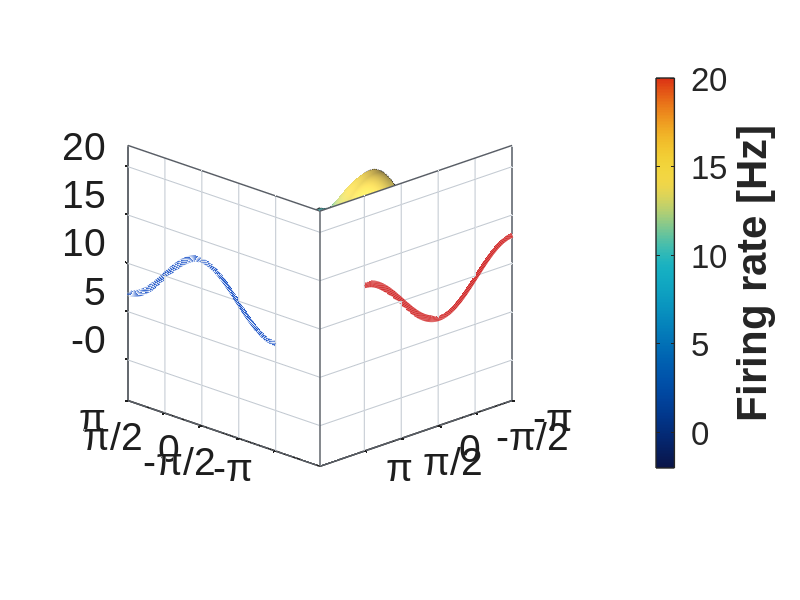
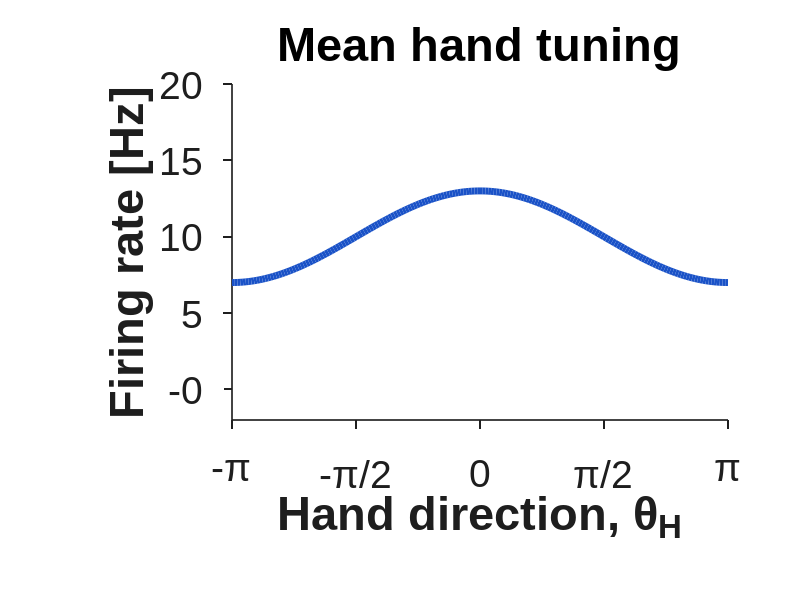
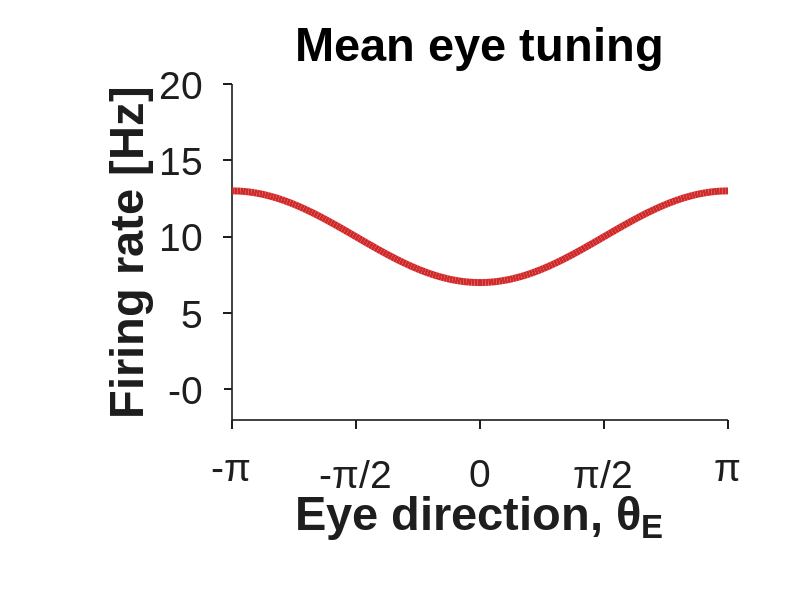

Reproduce these figures in MATLAB, in order. (Note: this script raises an error after producing the figures.)
function Graphical_Abstract_3DPlot(outputFolder)
%% Simulated compositional hand-eye tuning surface
%
% MATLAB R2021a compatible
%
% Creates:
%   Figure 1: Three-dimensional compositional tuning surface
%   Figure 2: Mean hand-direction tuning curve
%   Figure 3: Mean eye-direction tuning curve
%
% All figures are exported as PDFs.

close all;

if nargin < 1 || isempty(outputFolder)
    repoRoot = fileparts(fileparts(fileparts(mfilename('fullpath'))));
    dataRoot = fullfile(fileparts(fileparts(repoRoot)), ...
        'Data', 'HE_coord', 'data');
    outputFolder = fullfile(dataRoot, 'plots', ...
        'graphical_abstract_components');
end

%% ========================================================================
% Adjustable parameters
% =========================================================================

% Surface resolution
nGrid = 181;

% Simulated tuning parameters
baseline      = 10;       % Mean firing rate [Hz]
handAmplitude = 3;        % Hand modulation amplitude [Hz]
eyeAmplitude  = 3;        % Eye modulation amplitude [Hz]

handPhase = -pi/2;
eyePhase  = -pi;

% Surface appearance
surfaceAlpha  = 0.80;
surfaceShrink = 0.80;

% Spacing between surface and projection walls
wallOffsetFraction  = 0.30;
floorOffsetFraction = 0.10;
topOffsetFraction   = 0.10;

% Curve appearance
meanLineWidth = 5;

% Grid appearance
gridLineWidth = 0.75;
gridColor     = [0.76, 0.79, 0.82];
wallColor     = [0.975, 0.978, 0.982];

% Curve colors
handLineColor = [0.10, 0.32, 0.78];
eyeLineColor  = [0.82, 0.16, 0.16];

% Camera
cameraAzimuth   = -135;
cameraElevation = 20;

% Global text-size multiplier
%
% 1.0 = original size
% 2.0 = twice as large
% 3.0 = three times as large
textScale = 2.0;

% Figure sizes
figureWidth  = 15.0;
figureHeight = 12.0;

curveFigureWidth  = 10.0;
curveFigureHeight = 8.0;

% Fixed firing-rate limits
frMin = -2;
frMax = 20;

% Saving
saveFigures = true;

surfaceOutputName = ...
    'Simulated_Compositional_HandEye_Surface.pdf';

handOutputName = ...
    'Simulated_Hand_Tuning_Curve.pdf';

eyeOutputName = ...
    'Simulated_Eye_Tuning_Curve.pdf';

%% ========================================================================
% Simulate the hand-eye tuning surface
% =========================================================================

thetaHand = linspace(-pi, pi, nGrid);
thetaEye  = linspace(-pi, pi, nGrid);

[TH, TE] = meshgrid(thetaHand, thetaEye);

handComponent = ...
    handAmplitude .* sin(TH - handPhase);

eyeComponent = ...
    eyeAmplitude .* cos(TE - eyePhase);

FR = baseline + handComponent + eyeComponent;

%% ========================================================================
% One-dimensional mean tuning curves
% =========================================================================

meanHandCurve = ...
    baseline + handAmplitude .* sin(thetaHand - handPhase);

meanEyeCurve = ...
    baseline + eyeAmplitude .* cos(thetaEye - eyePhase);

%% ========================================================================
% Shrink the displayed surface toward the center
% =========================================================================

THplot = surfaceShrink .* TH;
TEplot = surfaceShrink .* TE;

%% ========================================================================
% Cube limits and wall locations
% =========================================================================

frRange = frMax - frMin;

zFloor = ...
    frMin - floorOffsetFraction .* frRange;

zTop = ...
    frMax + topOffsetFraction .* frRange;

wallOffset = ...
    wallOffsetFraction .* (2*pi);

xWall = -pi - wallOffset;
yWall =  pi + wallOffset;

xLimits = [xWall, pi];
yLimits = [-pi, yWall];
zLimits = [zFloor, zTop];

%% ========================================================================
% Shared ticks and labels
% =========================================================================

angularGridTicks = ...
    [-pi, -pi/2, 0, pi/2, pi];

angleTickLabels = { ...
    '-\pi', ...
    '-\pi/2', ...
    '0', ...
    '\pi/2', ...
    '\pi'};

zGridTicks = ...
    5 * ceil(zFloor/5) : 5 : 5 * floor(zTop/5);

curveYTicks = ...
    5 * ceil(frMin/5) : 5 : 5 * floor(frMax/5);

%% ========================================================================
% Custom colormap
% =========================================================================

nColors = 256;

colorAnchors = [
    0.04, 0.08, 0.28
    0.00, 0.35, 0.68
    0.08, 0.68, 0.76
    0.95, 0.84, 0.26
    0.86, 0.20, 0.08
];

anchorLocations = ...
    linspace(0, 1, size(colorAnchors,1));

queryLocations = ...
    linspace(0, 1, nColors);

customMap = interp1( ...
    anchorLocations, ...
    colorAnchors, ...
    queryLocations, ...
    'pchip');

customMap(customMap < 0) = 0;
customMap(customMap > 1) = 1;

%% ========================================================================
% FIGURE 1: Three-dimensional compositional surface
% =========================================================================

figSurface = figure( ...
    'Color', 'w', ...
    'Units', 'inches', ...
    'Position', [0.5, 0.5, figureWidth, figureHeight], ...
    'Renderer', 'opengl');

ax = axes( ...
    'Parent', figSurface, ...
    'Units', 'normalized', ...
    'Position', [0.16, 0.22, 0.60, 0.65]);

hold(ax, 'on');

%% ------------------------------------------------------------------------
% Transparent projection planes
% -------------------------------------------------------------------------

patch( ...
    [xLimits(1), xLimits(2), xLimits(2), xLimits(1)], ...
    [yLimits(1), yLimits(1), yLimits(2), yLimits(2)], ...
    [zFloor, zFloor, zFloor, zFloor], ...
    wallColor, ...
    'Parent', ax, ...
    'EdgeColor', 'none', ...
    'FaceAlpha', 0);

patch( ...
    [xWall, xWall, xWall, xWall], ...
    [yLimits(1), yLimits(2), yLimits(2), yLimits(1)], ...
    [zFloor, zFloor, zTop, zTop], ...
    wallColor, ...
    'Parent', ax, ...
    'EdgeColor', 'none', ...
    'FaceAlpha', 0);

patch( ...
    [xLimits(1), xLimits(2), xLimits(2), xLimits(1)], ...
    [yWall, yWall, yWall, yWall], ...
    [zFloor, zFloor, zTop, zTop], ...
    wallColor, ...
    'Parent', ax, ...
    'EdgeColor', 'none', ...
    'FaceAlpha', 0);

%% ------------------------------------------------------------------------
% Grid lines on eye-direction wall: x = xWall
% -------------------------------------------------------------------------

for k = 1:length(angularGridTicks)

    yValue = angularGridTicks(k);

    plot3( ...
        ax, ...
        [xWall, xWall], ...
        [yValue, yValue], ...
        [zFloor, zTop], ...
        'Color', gridColor, ...
        'LineWidth', gridLineWidth);

end

for k = 1:length(zGridTicks)

    zValue = zGridTicks(k);

    plot3( ...
        ax, ...
        [xWall, xWall], ...
        [yLimits(1), yLimits(2)], ...
        [zValue, zValue], ...
        'Color', gridColor, ...
        'LineWidth', gridLineWidth);

end

%% ------------------------------------------------------------------------
% Grid lines on hand-direction wall: y = yWall
% -------------------------------------------------------------------------

for k = 1:length(angularGridTicks)

    xValue = angularGridTicks(k);

    plot3( ...
        ax, ...
        [xValue, xValue], ...
        [yWall, yWall], ...
        [zFloor, zTop], ...
        'Color', gridColor, ...
        'LineWidth', gridLineWidth);

end

for k = 1:length(zGridTicks)

    zValue = zGridTicks(k);

    plot3( ...
        ax, ...
        [xLimits(1), xLimits(2)], ...
        [yWall, yWall], ...
        [zValue, zValue], ...
        'Color', gridColor, ...
        'LineWidth', gridLineWidth);

end

%% ------------------------------------------------------------------------
% Three-dimensional surface
% -------------------------------------------------------------------------

surf( ...
    ax, ...
    THplot, ...
    TEplot, ...
    FR, ...
    FR, ...
    'FaceColor', 'interp', ...
    'EdgeColor', 'none', ...
    'FaceAlpha', surfaceAlpha);

%% ------------------------------------------------------------------------
% Mean hand projection
% -------------------------------------------------------------------------

plot3( ...
    ax, ...
    thetaHand, ...
    yWall .* ones(size(thetaHand)), ...
    meanHandCurve, ...
    'Color', handLineColor, ...
    'LineWidth', meanLineWidth);

%% ------------------------------------------------------------------------
% Mean eye projection
% -------------------------------------------------------------------------

plot3( ...
    ax, ...
    xWall .* ones(size(thetaEye)), ...
    thetaEye, ...
    meanEyeCurve, ...
    'Color', eyeLineColor, ...
    'LineWidth', meanLineWidth);

%% ------------------------------------------------------------------------
% Surface outlines
% -------------------------------------------------------------------------

outlineColor = [0.12, 0.12, 0.12];

plot3( ...
    ax, THplot(1,:), TEplot(1,:), FR(1,:), ...
    'Color', outlineColor, ...
    'LineWidth', 0.75);

plot3( ...
    ax, THplot(end,:), TEplot(end,:), FR(end,:), ...
    'Color', outlineColor, ...
    'LineWidth', 0.75);

plot3( ...
    ax, THplot(:,1), TEplot(:,1), FR(:,1), ...
    'Color', outlineColor, ...
    'LineWidth', 0.75);

plot3( ...
    ax, THplot(:,end), TEplot(:,end), FR(:,end), ...
    'Color', outlineColor, ...
    'LineWidth', 0.75);

%% ------------------------------------------------------------------------
% Foreground cube edges
% -------------------------------------------------------------------------

cubeEdgeColor = [0.35, 0.37, 0.40];
cubeEdgeWidth = 1.05;

% Eye-wall bottom edge
plot3( ...
    ax, ...
    [xWall, xWall], ...
    [yLimits(1), yLimits(2)], ...
    [zFloor, zFloor], ...
    'Color', cubeEdgeColor, ...
    'LineWidth', cubeEdgeWidth);

% Eye-wall top edge
plot3( ...
    ax, ...
    [xWall, xWall], ...
    [yLimits(1), yLimits(2)], ...
    [zTop, zTop], ...
    'Color', cubeEdgeColor, ...
    'LineWidth', cubeEdgeWidth);

% Eye-wall outer vertical edge
plot3( ...
    ax, ...
    [xWall, xWall], ...
    [yLimits(1), yLimits(1)], ...
    [zFloor, zTop], ...
    'Color', cubeEdgeColor, ...
    'LineWidth', cubeEdgeWidth);

% Hand-wall bottom edge
plot3( ...
    ax, ...
    [xLimits(1), xLimits(2)], ...
    [yWall, yWall], ...
    [zFloor, zFloor], ...
    'Color', cubeEdgeColor, ...
    'LineWidth', cubeEdgeWidth);

% Hand-wall top edge
plot3( ...
    ax, ...
    [xLimits(1), xLimits(2)], ...
    [yWall, yWall], ...
    [zTop, zTop], ...
    'Color', cubeEdgeColor, ...
    'LineWidth', cubeEdgeWidth);

% Hand-wall outer vertical edge
plot3( ...
    ax, ...
    [xLimits(2), xLimits(2)], ...
    [yWall, yWall], ...
    [zFloor, zTop], ...
    'Color', cubeEdgeColor, ...
    'LineWidth', cubeEdgeWidth);

% Shared vertical edge
plot3( ...
    ax, ...
    [xWall, xWall], ...
    [yWall, yWall], ...
    [zFloor, zTop], ...
    'Color', cubeEdgeColor, ...
    'LineWidth', cubeEdgeWidth);

%% ------------------------------------------------------------------------
% Lighting
% -------------------------------------------------------------------------

lighting(ax, 'gouraud');
material(ax, 'dull');

camlight(ax, 35, 45);
camlight(ax, -125, 20);

%% ------------------------------------------------------------------------
% Three-dimensional axes formatting
% -------------------------------------------------------------------------

colormap(ax, customMap);
caxis(ax, [frMin, frMax]);

xlim(ax, xLimits);
ylim(ax, yLimits);
zlim(ax, zLimits);

view(ax, cameraAzimuth, cameraElevation);

axis(ax, 'vis3d');
box(ax, 'off');
grid(ax, 'off');

set(ax, ...
    'FontName', 'Arial', ...
    'FontSize', 14 * textScale, ...
    'LineWidth', 1.2, ...
    'TickDir', 'out', ...
    'TickLength', [0.012, 0.012], ...
    'XColor', [0.12, 0.12, 0.12], ...
    'YColor', [0.12, 0.12, 0.12], ...
    'ZColor', [0.12, 0.12, 0.12], ...
    'XTick', angularGridTicks, ...
    'XTickLabel', angleTickLabels, ...
    'YTick', angularGridTicks, ...
    'YTickLabel', angleTickLabels, ...
    'ZTick', zGridTicks);

% Remove automatically positioned x and y labels.
% They are replaced by non-overlapping annotations below.
xlabel(ax, '');
ylabel(ax, '');

zlabel( ...
    ax, ...
    '', ...
    'FontSize', 17 * textScale, ...
    'FontWeight', 'bold');

pbaspect(ax, [1.10, 1.10, 0.82]);

%% ------------------------------------------------------------------------
% Non-overlapping hand and eye axis labels
%
% These labels are placed in figure coordinates, so their positions do not
% change or overlap when the three-dimensional view is rotated.
% -------------------------------------------------------------------------

% annotation( ...
%     figSurface, ...
%     'textbox', ...
%     [0.08, 0.055, 0.37, 0.075], ...
%     'String', 'Eye direction, \theta_E', ...
%     'Interpreter', 'tex', ...
%     'FontName', 'Arial', ...
%     'FontSize', 17 * textScale, ...
%     'FontWeight', 'bold', ...
%     'HorizontalAlignment', 'center', ...
%     'VerticalAlignment', 'middle', ...
%     'EdgeColor', 'none', ...
%     'FitBoxToText', 'off');
% 
% annotation( ...
%     figSurface, ...
%     'textbox', ...
%     [0.45, 0.055, 0.37, 0.075], ...
%     'String', 'Hand direction, \theta_H', ...
%     'Interpreter', 'tex', ...
%     'FontName', 'Arial', ...
%     'FontSize', 17 * textScale, ...
%     'FontWeight', 'bold', ...
%     'HorizontalAlignment', 'center', ...
%     'VerticalAlignment', 'middle', ...
%     'EdgeColor', 'none', ...
%     'FitBoxToText', 'off');

%% ------------------------------------------------------------------------
% Colorbar
% -------------------------------------------------------------------------

cb = colorbar('peer', ax);

set(cb, ...
    'Units', 'normalized', ...
    'Position', [0.82, 0.22, 0.023, 0.65], ...
    'FontName', 'Arial', ...
    'FontSize', 12 * textScale, ...
    'LineWidth', 1.0);

ylabel( ...
    cb, ...
    'Firing rate [Hz]', ...
    'FontSize', 15 * textScale, ...
    'FontWeight', 'bold');

drawnow;

tightInset3D = get(ax, 'TightInset');

set(ax, ...
    'LooseInset', ...
    max(tightInset3D, [0.04, 0.04, 0.04, 0.04]));

%% ========================================================================
% FIGURE 2: Mean hand tuning curve
% =========================================================================

figHand = figure( ...
    'Color', 'w', ...
    'Units', 'inches', ...
    'Position', ...
    [1.0, 1.0, curveFigureWidth, curveFigureHeight], ...
    'Renderer', 'painters');

axHand = axes( ...
    'Parent', figHand, ...
    'Units', 'normalized', ...
    'Position', [0.29, 0.30, 0.62, 0.56]);

hold(axHand, 'on');

plot( ...
    axHand, ...
    thetaHand, ...
    meanHandCurve, ...
    'Color', handLineColor, ...
    'LineWidth', meanLineWidth);

xlim(axHand, [-pi, pi]);
ylim(axHand, [frMin, frMax]);

set(axHand, ...
    'FontName', 'Arial', ...
    'FontSize', 14 * textScale, ...
    'FontWeight', 'normal', ...
    'LineWidth', 1.2, ...
    'TickDir', 'out', ...
    'TickLength', [0.018, 0.018], ...
    'Box', 'off', ...
    'XColor', [0.12, 0.12, 0.12], ...
    'YColor', [0.12, 0.12, 0.12], ...
    'XTick', angularGridTicks, ...
    'XTickLabel', angleTickLabels, ...
    'YTick', curveYTicks);

grid(axHand, 'off');

xlabel( ...
    axHand, ...
    'Hand direction, \theta_H', ...
    'FontSize', 17 * textScale, ...
    'FontWeight', 'bold');

ylabel( ...
    axHand, ...
    'Firing rate [Hz]', ...
    'FontSize', 17 * textScale, ...
    'FontWeight', 'bold');

title( ...
    axHand, ...
    'Mean hand tuning', ...
    'FontSize', 17 * textScale, ...
    'FontWeight', 'bold');

drawnow;

tightInsetHand = get(axHand, 'TightInset');

set(axHand, ...
    'LooseInset', ...
    max(tightInsetHand, [0.04, 0.04, 0.04, 0.04]));

%% ========================================================================
% FIGURE 3: Mean eye tuning curve
% =========================================================================

figEye = figure( ...
    'Color', 'w', ...
    'Units', 'inches', ...
    'Position', ...
    [1.5, 1.5, curveFigureWidth, curveFigureHeight], ...
    'Renderer', 'painters');

axEye = axes( ...
    'Parent', figEye, ...
    'Units', 'normalized', ...
    'Position', [0.29, 0.30, 0.62, 0.56]);

hold(axEye, 'on');

plot( ...
    axEye, ...
    thetaEye, ...
    meanEyeCurve, ...
    'Color', eyeLineColor, ...
    'LineWidth', meanLineWidth);

xlim(axEye, [-pi, pi]);
ylim(axEye, [frMin, frMax]);

set(axEye, ...
    'FontName', 'Arial', ...
    'FontSize', 14 * textScale, ...
    'FontWeight', 'normal', ...
    'LineWidth', 1.2, ...
    'TickDir', 'out', ...
    'TickLength', [0.018, 0.018], ...
    'Box', 'off', ...
    'XColor', [0.12, 0.12, 0.12], ...
    'YColor', [0.12, 0.12, 0.12], ...
    'XTick', angularGridTicks, ...
    'XTickLabel', angleTickLabels, ...
    'YTick', curveYTicks);

grid(axEye, 'off');

xlabel( ...
    axEye, ...
    'Eye direction, \theta_E', ...
    'FontSize', 17 * textScale, ...
    'FontWeight', 'bold');

ylabel( ...
    axEye, ...
    'Firing rate [Hz]', ...
    'FontSize', 17 * textScale, ...
    'FontWeight', 'bold');

title( ...
    axEye, ...
    'Mean eye tuning', ...
    'FontSize', 17 * textScale, ...
    'FontWeight', 'bold');

drawnow;

tightInsetEye = get(axEye, 'TightInset');

set(axEye, ...
    'LooseInset', ...
    max(tightInsetEye, [0.04, 0.04, 0.04, 0.04]));

%% ========================================================================
% Save all three figures as PDFs
% =========================================================================

if saveFigures

    if ~exist(outputFolder, 'dir')
        mkdir(outputFolder);
    end

    surfaceOutputPath = ...
        fullfile(outputFolder, surfaceOutputName);

    handOutputPath = ...
        fullfile(outputFolder, handOutputName);

    eyeOutputPath = ...
        fullfile(outputFolder, eyeOutputName);

    %% --------------------------------------------------------------------
    % Save three-dimensional surface PDF
    % ---------------------------------------------------------------------

    if isgraphics(figSurface, 'figure')

        figure(figSurface);
        drawnow;

        tightInset3D = get(ax, 'TightInset');

        set(ax, ...
            'LooseInset', ...
            max(tightInset3D, [0.04, 0.04, 0.04, 0.04]));

        set(figSurface, ...
            'Units', 'inches', ...
            'PaperUnits', 'inches', ...
            'PaperSize', [figureWidth, figureHeight], ...
            'PaperPosition', [0, 0, figureWidth, figureHeight], ...
            'PaperPositionMode', 'manual', ...
            'InvertHardcopy', 'off');

        drawnow;

        print( ...
            gcf, ...
            surfaceOutputPath, ...
            '-dpdf');

    else

        warning( ...
            'The three-dimensional surface figure is no longer valid.');

    end

    %% --------------------------------------------------------------------
    % Save hand tuning PDF
    % ---------------------------------------------------------------------

    if isgraphics(figHand, 'figure')

        figure(figHand);
        drawnow;

        tightInsetHand = get(axHand, 'TightInset');

        set(axHand, ...
            'LooseInset', ...
            max(tightInsetHand, [0.04, 0.04, 0.04, 0.04]));

        set(figHand, ...
            'Units', 'inches', ...
            'PaperUnits', 'inches', ...
            'PaperSize', ...
            [curveFigureWidth, curveFigureHeight], ...
            'PaperPosition', ...
            [0, 0, curveFigureWidth, curveFigureHeight], ...
            'PaperPositionMode', 'manual', ...
            'InvertHardcopy', 'off');

        drawnow;

        print( ...
            gcf, ...
            handOutputPath, ...
            '-dpdf', ...
            '-painters');

    else

        warning( ...
            'The hand tuning figure is no longer valid.');

    end

    %% --------------------------------------------------------------------
    % Save eye tuning PDF
    % ---------------------------------------------------------------------

    if isgraphics(figEye, 'figure')

        figure(figEye);
        drawnow;

        tightInsetEye = get(axEye, 'TightInset');

        set(axEye, ...
            'LooseInset', ...
            max(tightInsetEye, [0.04, 0.04, 0.04, 0.04]));

        set(figEye, ...
            'Units', 'inches', ...
            'PaperUnits', 'inches', ...
            'PaperSize', ...
            [curveFigureWidth, curveFigureHeight], ...
            'PaperPosition', ...
            [0, 0, curveFigureWidth, curveFigureHeight], ...
            'PaperPositionMode', 'manual', ...
            'InvertHardcopy', 'off');

        drawnow;

        print( ...
            gcf, ...
            eyeOutputPath, ...
            '-dpdf', ...
            '-painters');

    else

        warning( ...
            'The eye tuning figure is no longer valid.');

    end

    fprintf( ...
        '\nPDF figures saved to:\n%s\n', ...
        outputFolder);

end

end
